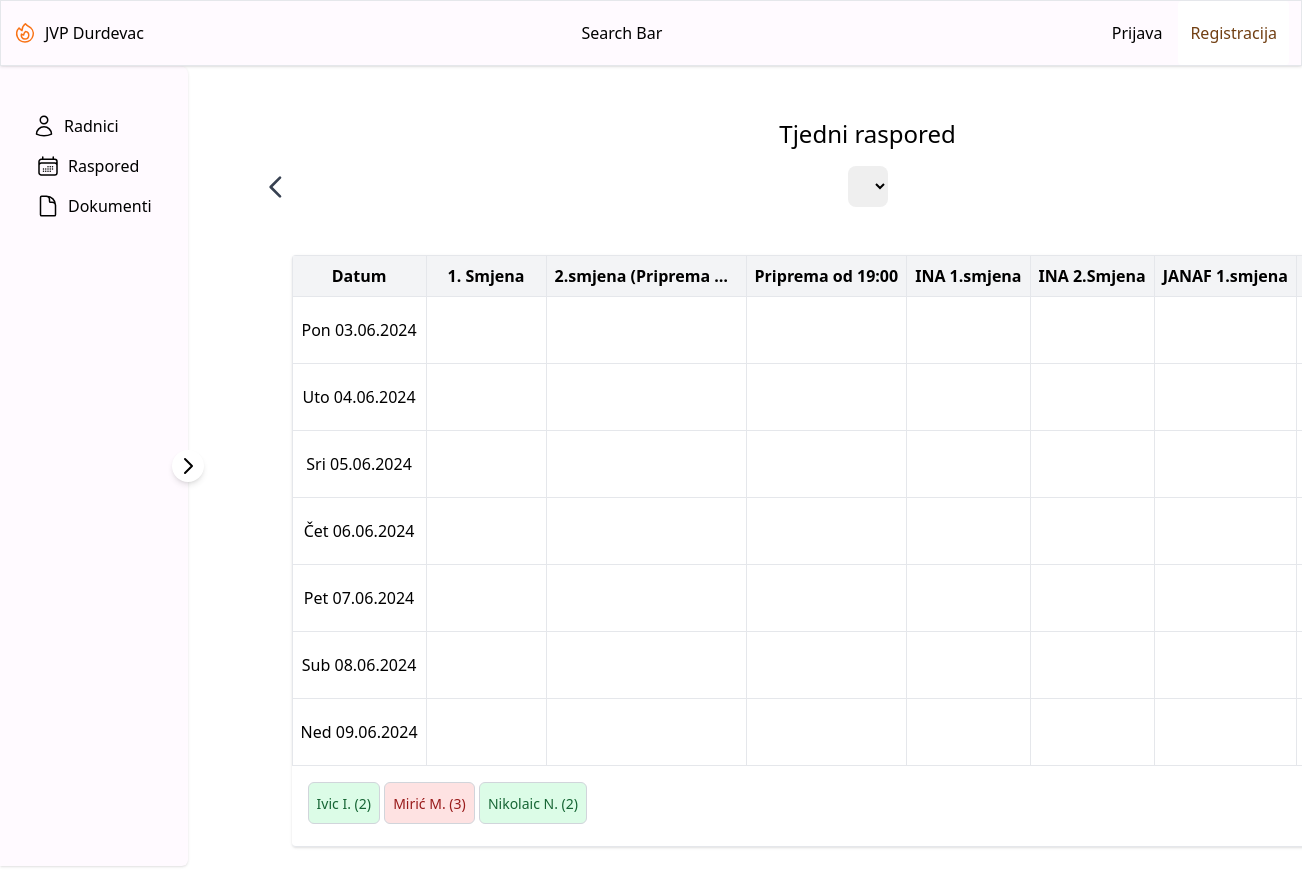
Page /schedule/ on the committed database.
### scheduler/models.py (models this page shows, shortened)
class ShiftType(models.Model):
    SHIFT_CATEGORIES = [
        ('1.smjena', '1.Smjena'),
        ('2.smjena', '2.Smjena'),
        ('2.smjena priprema', '2.Smjena Priprema'),
        ('ina 1.smjena', 'INA 1.Smjena'),
        ('ina 2.smjena', 'INA 2.Smjena'),
        ('janaf 1.smjena', 'JANAF 1.Smjena'),
        ('janaf 2.smjena', 'JANAF 2.Smjena'),
        ('godišnji odmor', 'Godišnji Odmor'),
        ('bolovanje', 'Bolovanje'),
        ('slobodan dan','Slobodan Dan'),
    ]
    name = models.CharField(max_length=100)
    category = models.CharField(max_length=20, choices=SHIFT_CATEGORIES,default='1.smjena')
    start_time = models.TimeField(null=True, blank=True)
    end_time = models.TimeField(null=True, blank=True)
    is_on_call = models.BooleanField(default=False)
    is_regular = models.BooleanField(default=True)

class Employee(models.Model):
    name = models.CharField(max_length=100)
    surname = models.CharField(max_length=100)
    role = models.CharField(max_length=100)
    group = models.CharField(max_length=100)

### scheduler/views.py (the view)
# urls.py: path('schedule/', schedule_view, name='schedule_view'),
def schedule_view(request):
    start_date_str = request.GET.get('week_start')
    if start_date_str:
        start_date = datetime.strptime(start_date_str, '%Y-%m-%d').date()
    else:
        today = date.today()
        start_date = today - timedelta(days=today.weekday())  # Ensure we start on Monday
    week_dates = get_week_dates(start_date)
    shift_types = ShiftType.objects.all()
    schedule_data = {}
    for day in week_dates:
        day_key = day.strftime('%Y-%m-%d')
        schedule_data[day_key] = {}
        for shift_type in shift_types:
            entry = ScheduleEntry.objects.filter(date=day, shift_type=shift_type).first()
            schedule_data[day_key][shift_type.id] = entry
    context = {
        'week_dates': week_dates,
        'shift_types': shift_types,
        'schedule_data': schedule_data,
        'employees': Employee.objects.all(),
    }
    if is_ajax(request):
        schedule_grid_html = render_to_string('scheduler/scheduler_grid_inner.html', context, request)
        return HttpResponse(schedule_grid_html)
    return render(request, 'scheduler/schedule_grid.html', context)

### scheduler/templatetags/custom_filters.py (called while the page is built)
@register.filter(name='translate_day')
def translate_day(value):
    return DAY_TRANSLATIONS.get(value[:3], value)

### scheduler/templatetags/custom_templates.py (called while the page is built)
@register.filter(name='get_item')
def get_item(dictionary, key):
    if dictionary is None:
        return None
    return dictionary.get(str(key))

### scheduler/views.py (called while the page is built)
def is_ajax(request):
    return request.headers.get('x-requested-with') == 'XMLHttpRequest'

def get_week_dates(start_date):
    return [start_date + timedelta(days=i) for i in range(7)]

### scheduler/templates/scheduler/schedule_grid.html (shortened to what this page needs)
{% extends 'base.html' %}
{% load custom_templates %}
{% block content %}
<body>
  <div class="container mx-auto px-4 sm:px-8">
    <div class="py-8">
      <h2 class="text-2xl text-center mb-4">
        Tjedni raspored
      </h2>
      <div class="flex flex-row justify-between w-full mb-4">
        <button id="prev-week" class="bg-transparent text-gray-700 hover:text-black">
          <svg xmlns="http://www.w3.org/2000/svg" fill="none" viewBox="0 0 24 24" stroke-width="2" stroke="currentColor" class="w-8 h-8">
            <path stroke-linecap="round" stroke-linejoin="round" d="M15 19l-7-7 7-7" />
          </svg>
        </button>
        <select id="month-select" class="text-sm rounded-lg focus:ring-blue-500 focus:border-blue-500 p-2.5">
        </select>
      </div>
      <div class="container mx-auto p-4 sm:p-8">
        <div class="shadow overflow-hidden rounded border-b border-gray-200">
          <div id="schedule-grid" data-week-start="{{ week_dates.0|date:'Y-m-d' }}">
            {% include 'scheduler/scheduler_grid_inner.html' %}
          </div>
          <div id="employees-list" class="draggable-elements p-4">
            {% for employee in employees %}
              {% if employee.group != '1' %}
              <div class="employee-block group-{{ employee.group }}" data-employee-id="{{ employee.id }}" data-group="{{ employee.group }}">
                  <span class="employee-name">{{ employee.surname }} {{ employee.name|slice:":1" }}. ({{ employee.group}})</span>
              </div>
              {% endif %}
            {% endfor %}
          </div>
        </div>
      </div>
    </div>
  </div>
</body>
{% endblock %}

### scheduler/templates/base.html (shortened to what this page needs)
<!DOCTYPE html>
<html lang="en">
  <head>
    {% load static %}
    <link href="{% static 'css/output.css' %}" rel="stylesheet" />
    <link
      rel="stylesheet"
      href="https://cdnjs.cloudflare.com/ajax/libs/dragula/3.7.3/dragula.min.css"
    />
  </head>
  <nav class="bg-beige shadow sticky top-0 z-50">
    <div class="mx-auto border">
      <div class="flex justify-between">
        <div class="flex items-center">
          <a href="#" class="flex px-3">
            <span class="bold">JVP Durdevac</span>
          </a>
        </div>
        <div class="flex items-center">Search Bar</div>
        <div class="hidden md:flex px-3 items-center space-x-1">
          {% if user.is_authenticated %}
          <span>{{ user.username }}!</span>
          <form action="{% url 'logout' %}" method="post">
            {% csrf_token %}
            <input type="hidden" name="next" value="{{ request.path }}" />
            <button type="submit" class="py-5 px-3">Logout</button>
          </form>
          {% else %}
          <a href="{% url 'login' %}" class="py-5 px-3">Prijava</a>
          <a
            href="{% url 'register' %}"
            class="py-5 px-3 bg-white hover:bg-red-400 text-yellow-900 rounded transition duration-300"
            >Registracija</a
          >
          {% endif %}
        </div>
      </div>
    </div>
  </nav>
  <body class="relative">
    <div class="flex">
      <div id="sidebar" class="h-screen w-60 bg-beige shadow rounded-br-md rounded-tr-lg p-6 antialiased sticky">
        <button id="collapse-sidebar" class="absolute top-1/2 right-0 transform -translate-y-1/2 translate-x-1/2 bg-white p-1 rounded-full shadow-md hover:bg-gray-100 transition-all duration-300">
          <svg xmlns="http://www.w3.org/2000/svg" fill="none" viewBox="0 0 24 24" stroke-width="2" stroke="currentColor" class="w-6 h-6 transition-transform duration-300">
            <path stroke-linecap="round" stroke-linejoin="round" d="M9 5l7 7-7 7" />
          </svg>
        </button>
        <ul class="mt-4">
          <li>
            <a
              href="{% url 'radnici' %}"
              class="flex items-center gap-2 p-2 text-black rounded-md hover:bg-red-500"
            >
              <span class="sidebar-text">Radnici</span>
            </a>
          </li>
          <li>
            <a
              href="{% url 'schedule_view' %}"
              class="flex items-center gap-2 rounded-md px-3 py-2 text-black hover:bg-red-500"
            >
              <span class="sidebar-text">Raspored</span>
            </a>
          </li>
          <li>
            <a
              href="{% url 'documents_view' %}"
              class="flex items-center gap-2 rounded-md px-3 py-2 text-black hover:bg-red-500"
            >
              <span class="sidebar-text">Dokumenti</span>
            </a>
          </li>
        </ul>
      </div>
      <main id="main-content" class="main-content flex-1 px-10 py-5">
        {% block content %}
        {% endblock %}
      </main>
    </div>
  </body>
</html>

### scheduler/templates/scheduler/scheduler_grid_inner.html (shortened to what this page needs)
{% load custom_templates %}
{% load custom_filters %}
<body>
  <div class="overflow-x-auto">
    <table class="min-w-full leading-normal table-fixed schedule-table">
        <thead class="bg-gray-100">
        <tr>
            <th class="px-4 py-2 border max-w-10">Datum</th>
            {% for shift_type in shift_types %}
            <th class="px-4 py-2 border">{{ shift_type.name }}</th>
            {% endfor %}
        </tr>
        </thead>
        <tbody>
            {% for day in week_dates %}
              <tr class="hover:bg-gray-50">
                <td class="px-4 py-2 border">{{ day|date:"D" | translate_day }} {{ day|date:"d.m.Y" }}</td>
                {% for shift_type in shift_types %}
                  <td class="px-4 py-2 border">
                    <div class="dropzone" data-shift-type-id="{{ shift_type.id }}" data-date="{{ day|date:'Y-m-d' }}">
                    </div>
                  </td>
                {% endfor %}
              </tr>
            {% endfor %}
          </tbody>
    </table>
</div>
</body>

### rows in the picture
ShiftType: name "1. Smjena"
ShiftType: name "2.smjena (Priprema o…"
ShiftType: name "Priprema od 19:00"
ShiftType: name "INA 1.smjena"
ShiftType: name "INA 2.Smjena"
ShiftType: name "JANAF 1.smjena"
Employee: surname "Ivic", name "I", group "2"
Employee: surname "Mirić", name "M", group "3"
Employee: surname "Nikolaic", name "N", group "2"

### other values in the picture
{{ day|date:"D" | translate_day }} "Pon" "Uto" "Sri" "Čet" "Pet" "Sub" "Ned"
{{ day|date:"d.m.Y" }} "03.06.2024" "04.06.2024" "05.06.2024" "06.06.2024" "07.06.2024" "08.06.2024" "09.06.2024"
